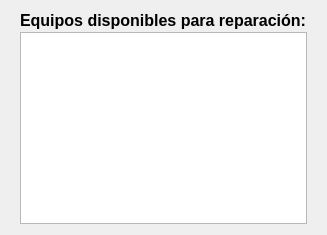
                 <widget class="QWidget" name="tab_2">
                  <attribute name="icon">
                   <iconset theme="applications-development"/>
                  </attribute>
                  <attribute name="title">
                   <string>Reparaciones</string>
                  </attribute>
                  <layout class="QVBoxLayout" name="verticalLayout_21">
                   <item>
                    <widget class="QWidget" name="widget_43" native="true">
                     <layout class="QVBoxLayout" name="verticalLayout_22">
                      <property name="spacing">
                       <number>2</number>
                      </property>
                      <property name="topMargin">
                       <number>0</number>
                      </property>
                      <property name="bottomMargin">
                       <number>0</number>
                      </property>
                      <item>
                       <widget class="QLabel" name="label_57">
                        <property name="font">
                         <font>
                          <pointsize>12</pointsize>
                          <bold>true</bold>
                         </font>
                        </property>
                        <property name="text">
                         <string>Equipos disponibles para reparación:</string>
                        </property>
                       </widget>
                      </item>
                      <item>
                       <widget class="QTableView" name="tableView_2">
                        <property name="alternatingRowColors">
                         <bool>true</bool>
                        </property>
                        <attribute name="horizontalHeaderCascadingSectionResizes">
                         <bool>false</bool>
                        </attribute>
                       </widget>
                      </item>
                     </layout>
                    </widget>
                   </item>
                  </layout>
                 </widget>
